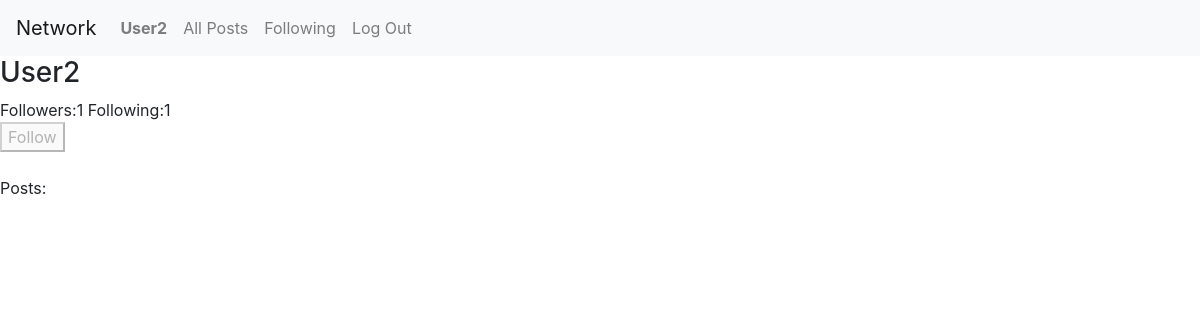
/User2 (signed in), run on an earlier commit of the app's database.
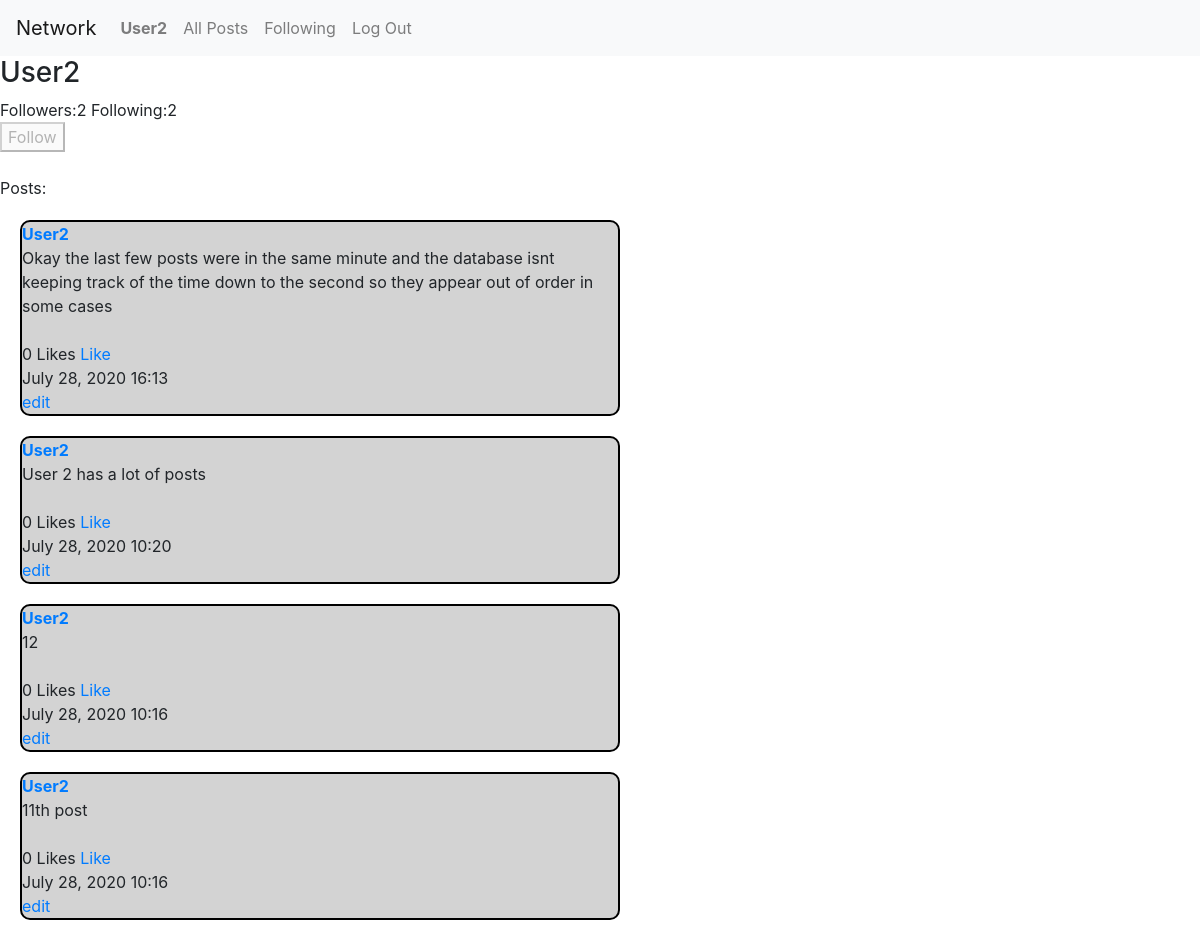
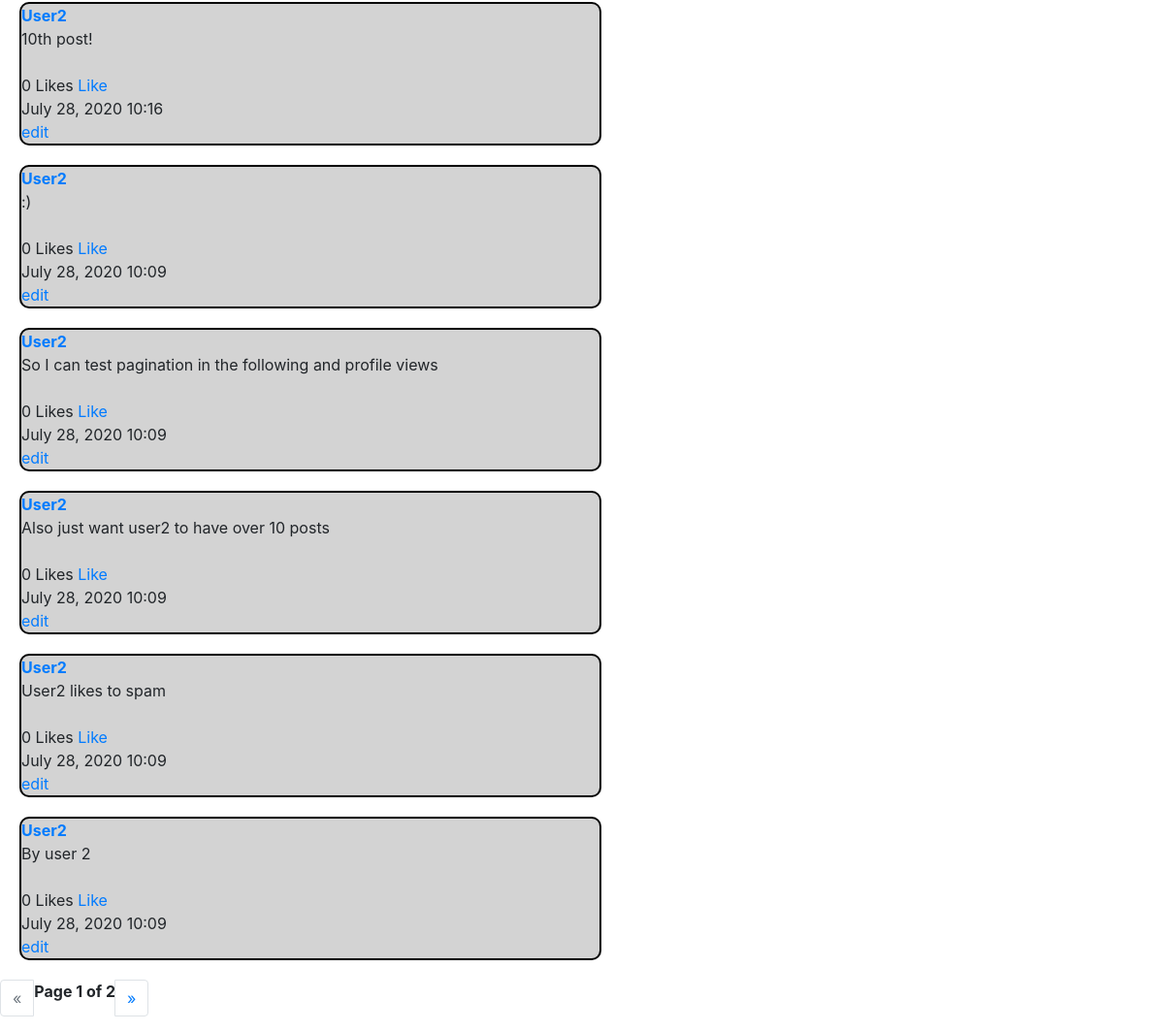
And on a later commit of the database (2 pictures, top to bottom).
### network/models.py (models this page shows, shortened)
class Post(models.Model):
    user = models.ForeignKey(User, on_delete=models.CASCADE, related_name="auth")
    post = models.CharField(max_length = 140)
    likes = models.IntegerField(default=0, blank=True, null=True)
    time = models.CharField(max_length = 40, null=True)
    class Meta:
        ordering = ['-time']

class User(AbstractUser):
    pass

### network/views.py (the view, shortened to what this page needs)
# urls.py: path("<str:username>", views.profile, name="profile")
def profile(request, username):
    username = get_object_or_404(User, username=username)
    current_user = request.user
    current_user_following = username.user_following.filter(user_followed=current_user).exists()
    if current_user == username:
        user_self = True
    else:
        user_self = False
    if current_user_following:
        print(current_user, ' follows ', username, '?: ', current_user_following)
        follow_status = "Unfollow"
    else:
        print(current_user, ' follows ', username, '?: ', current_user_following)
        follow_status = "Follow"
    posts = Post.objects.filter(user_id=username).order_by('-id')
    paginator = Paginator(posts, 10)
    page = request.GET.get('page')
    posts = paginator.get_page(page)
    followers = username.user_following.all().count()
    following = username.user_followed.all().count()
    return render(request, "network/profile.html", {
    "username": username,
    "posts": posts,
    "follow_status": follow_status,
    "followers": followers,
    "following": following,
    "user_self": user_self
    })

### network/templates/network/profile.html (shortened to what this page needs)
{% extends "network/layout.html" %}
{% block body %}
{% if user.is_authenticated %}
<h3>{{ username }}</h3>
Followers:{{ followers }}
Following:{{ following }}
{% if user_self == True %}
<form class="follow" action="" method="post">
  <button type="submit" name="button"disabled>Follow</button>
</form>
{% elif user_self == False %}
<form class="follow" action="" method="post">
  <button type="submit" name="button">{{ follow_status }}</button>
  <input type="hidden" name="" value="follow_form">
  {% csrf_token %}
</form>
{% endif %}
<br>
Posts:
<br>
{% for post in posts %}
  <div class="post">
    <a href="{% url 'profile' username=post.user %}"><strong>{{ post.user }}</strong></a>
    <br>
    <div id="post-text">
      {{ post.post }}
    </div>
    <br>
    <div class="like">
      {{ post.likes }} Likes
      <a href=""class="likes">Like</a>
    </div>
    {{ post.time }}
    <br><a href="#"onclick="editPost()">edit</a>
  </div>
{% endfor %}
{% endif %}
{% endblock %}

### network/templates/network/layout.html (shortened to what this page needs)
{% load static %}
<!DOCTYPE html>
<html lang="en">
    <head>
        <link rel="stylesheet" href="https://stackpath.bootstrapcdn.com/bootstrap/4.4.1/css/bootstrap.min.css">
        <link href="{% static 'network/styles.css' %}" rel="stylesheet">
    </head>
    <body>
        <nav class="navbar navbar-expand-lg navbar-light bg-light">
            <a class="navbar-brand" href="#">Network</a>
            <div>
              <ul class="navbar-nav mr-auto">
                {% if user.is_authenticated %}
                    <li class="nav-item">
                        <a class="nav-link" href="{{ user.username }}"><strong>{{ user.username }}</strong></a>
                    </li>
                {% endif %}
                <li class="nav-item">
                  <a class="nav-link" href="{% url 'index' %}">All Posts</a>
                </li>
                {% if user.is_authenticated %}
                    <li class="nav-item">
                        <a class="nav-link" href="{% url 'following' %}">Following</a>
                    </li>
                    <li class="nav-item">
                        <a class="nav-link" href="{% url 'logout' %}">Log Out</a>
                    </li>
                {% endif %}
              </ul>
            </div>
          </nav>
        <div class="body">
            {% block body %}
            {% endblock %}
            {% if user.is_authenticated %}
            {% if posts %}
          <nav aria-label="Page navigation">
            <ul class="pagination">
              {% if posts.has_previous %}
              <li class="page-item">
              <a class="page-link " href="?page={{ posts.previous_page_number }}" aria-label="Previous">
              {% else %}
              <li class="page-item disabled">
              <a class="page-link " href="" aria-label="Previous">
              {% endif %}
                <span aria-hidden="true">&laquo;</span>
              </a>
            </li>
            <strong>Page {{ posts.number }} of {{ posts.paginator.num_pages }}</strong>
            {% if posts.has_next %}
            <li class="page-item">
              <a class="page-link" href="?page={{ posts.next_page_number }}" aria-label="Next">
            {% else %}
            <li class="page-item disabled">
              <a class="page-link" href="" aria-label="Next">
            {% endif %}
                <span aria-hidden="true">&raquo;</span>
              </a>
            </li>
          </ul>
        </nav>
        {% endif %}
        {% endif %}
        </div>
    </body>
</html>

What changed in the data, as far as the page shows it:
added Post: user "User2", post "Okay the last few posts were in the same minute and the database isnt keeping track of the time down to the second so they appear out of order in some cases", likes "0", time "July 28, 2020 16:13"
added Post: user "User2", post "User 2 has a lot of posts", likes "0", time "July 28, 2020 10:20"
added Post: user "User2", post "12", likes "0", time "July 28, 2020 10:16"
added Post: user "User2", post "11th post", likes "0", time "July 28, 2020 10:16"
added Post: user "User2", post "10th post!", likes "0", time "July 28, 2020 10:16"
added Post: user "User2", post ":)", likes "0", time "July 28, 2020 10:09"
added Post: user "User2", post "So I can test pagination in the following and profile views", likes "0", time "July 28, 2020 10:09"
added Post: user "User2", post "Also just want user2 to have over 10 posts", likes "0", time "July 28, 2020 10:09"
added Post: user "User2", post "User2 likes to spam", likes "0", time "July 28, 2020 10:09"
added Post: user "User2", post "By user 2", likes "0", time "July 28, 2020 10:09"
Also different on the page:
{{ followers }}: "1" → "2"
{{ following }}: "1" → "2"
{{ posts.number }}: (not shown) → "1"
{{ posts.paginator.num_pages }}: (not shown) → "2"
text now shown: "« Page of »"
